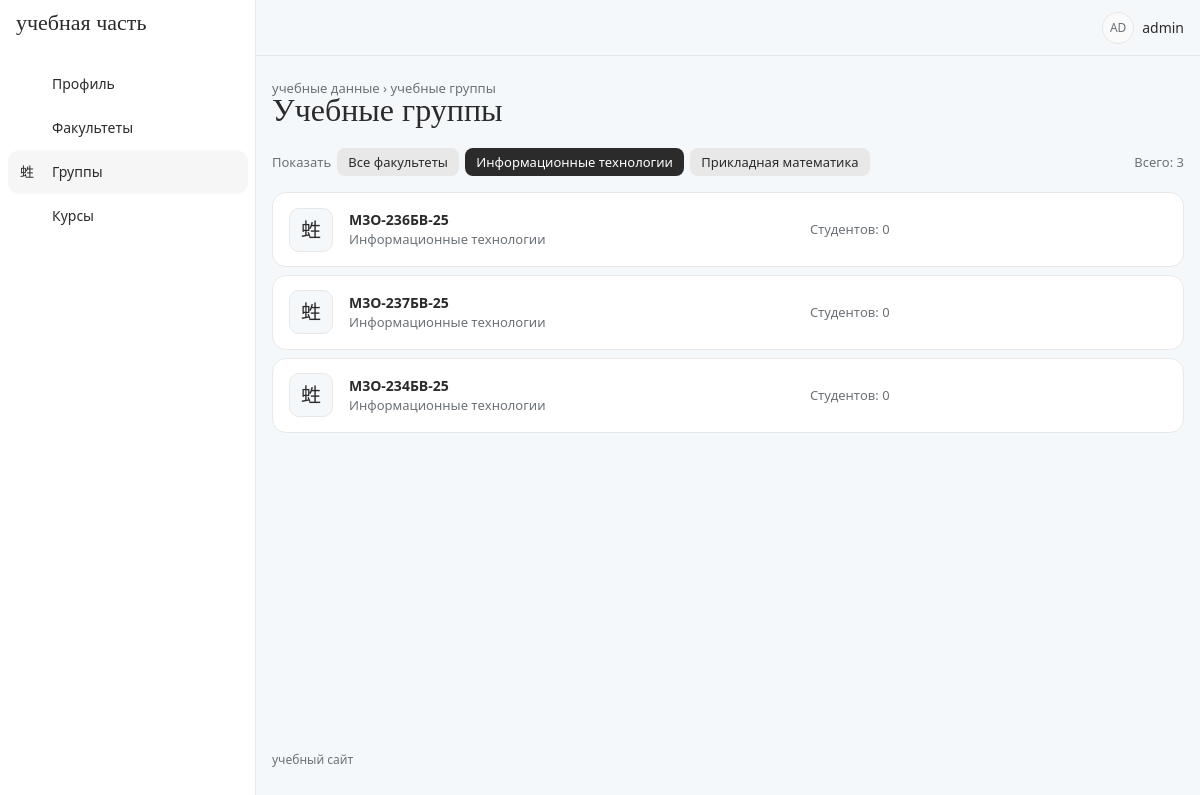
The page /groups/?department=1 (signed in) on the database its author committed.
### accounts/models.py (models this page shows, shortened)
class Department(models.Model):
    name = models.CharField(max_length=200)

class AcademicGroup(models.Model):
    name = models.CharField(max_length=50)
    department = models.ForeignKey(
        Department,
        on_delete=models.CASCADE,
        related_name='groups')

### accounts/views.py (the view)
# urls.py: path('groups/', views.academic_group_list, name='academic_group_list'),
@login_required
def academic_group_list(request):
    groups = AcademicGroup.objects.select_related(
        'department'
    )
    department_id = request.GET.get('department', '')
    current_department = int(department_id) if department_id.isdigit() else None
    if current_department:
        groups = groups.filter(department_id=current_department)
    return render(
        request,
        'group_list.html',
        {
            'groups': groups,
            'departments': Department.objects.all(),
            'current_department': current_department,
            'is_methodist': is_methodist(
                request.user
            ),
        }
    )

### accounts/views.py (called while the page is built)
def is_methodist(user):
    return user.groups.filter(
        name='Методист'
    ).exists()

### templates/group_list.html (shortened to what this page needs)
{% extends 'base.html' %}
{% block pretitle %}<span class="crumbs"><a href="/profile/">учебные данные</a> › учебные группы</span>{% endblock %}
{% block page_title %}Учебные группы{% endblock %}
{% block content %}
<div class="filter-bar">
    <span class="text-secondary">Показать</span>
    <a href="?" class="filter-chip {% if not current_department %}active{% endif %}">Все факультеты</a>
    {% for department in departments %}
        <a href="?department={{ department.id }}" class="filter-chip {% if current_department == department.id %}active{% endif %}">{{ department.name }}</a>
    {% endfor %}
    <span class="filter-right text-secondary">Всего: {{ groups|length }}</span>
</div>
{% for group in groups %}
    <div class="list-row">
        <div class="list-row-icon"><i class="ti ti-users-group"></i></div>
        <div class="list-row-main">
            <div class="fw-bold">{{ group.name }}</div>
            <div class="list-row-sub">{{ group.department.name }}</div>
        </div>
        <div class="list-row-meta list-row-sub d-none d-md-block">
            Студентов: {{ group.students.count }}
        </div>
    </div>
{% endfor %}
{% endblock %}

### templates/base.html (shortened to what this page needs)
{% load static %}
<!DOCTYPE html>
<html lang="ru" data-bs-theme="light" data-bs-navbar-position="vertical">
<head>
    <link rel="stylesheet" href="{% static 'core/dist/css/tabler.min.css' %}">
    <link rel="stylesheet" href="{% static 'vendor/tabler-icons/tabler-icons.min.css' %}">
    <link rel="stylesheet" href="{% static 'css/theme.css' %}?=v3">
    <link rel="stylesheet" href="{% static 'css/style.css' %}?=v3">
</head>
<body>
<div class="page">
    <aside class="navbar navbar-vertical navbar-expand-lg">
        <div class="container-fluid">
            <a href="/profile/" class="navbar-brand text-reset">учебная часть</a>
            <div class="collapse navbar-collapse" id="sidebar-menu">
                <ul class="navbar-nav pt-lg-3">
                    <li class="nav-item {% if request.path == '/profile/' %}active{% endif %}">
                        <a class="nav-link" href="/profile/">
                            <span class="nav-link-icon"><i class="ti ti-user-circle"></i></span>
                            <span class="nav-link-title">Профиль</span>
                        </a>
                    </li>
                    <li class="nav-item {% if '/departments/' in request.path %}active{% endif %}">
                        <a class="nav-link" href="/departments/">
                            <span class="nav-link-icon"><i class="ti ti-building"></i></span>
                            <span class="nav-link-title">Факультеты</span>
                        </a>
                    </li>
                    <li class="nav-item {% if '/groups/' in request.path %}active{% endif %}">
                        <a class="nav-link" href="/groups/">
                            <span class="nav-link-icon"><i class="ti ti-users-group"></i></span>
                            <span class="nav-link-title">Группы</span>
                        </a>
                    </li>
                    <li class="nav-item {% if '/courses/' in request.path %}active{% endif %}">
                        <a class="nav-link" href="/courses/">
                            <span class="nav-link-icon"><i class="ti ti-book"></i></span>
                            <span class="nav-link-title">Курсы</span>
                        </a>
                    </li>
                </ul>
            </div>
        </div>
    </aside>
    <header class="navbar navbar-expand-md d-none d-lg-flex">
        <div class="container-xl">
            <div class="navbar-nav flex-row ms-auto align-items-center">
                <a href="?theme=dark" class="nav-link hide-theme-dark" title="Тёмная тема">
                    <i class="ti ti-moon fs-2 header-icon"></i>
                </a>
                {% if user.is_authenticated %}
                <div class="nav-item dropdown ms-3">
                    <a href="#" class="nav-link d-flex align-items-center gap-2 p-0" data-bs-toggle="dropdown">
                        <span class="avatar avatar-sm">{{ user.username|slice:":2"|upper }}</span>
                        <span>{{ user.username }}</span>
                    </a>
                </div>
                {% endif %}
            </div>
        </div>
    </header>
    <div class="page-wrapper">
        <div class="page-header">
            <div class="container-xl">
                <div class="row g-2 align-items-center">
                    <div class="col">
                        <div class="page-pretitle">{% block pretitle %}учебные данные{% endblock %}</div>
                        <h2 class="page-title">{% block page_title %}{% endblock %}</h2>
                    </div>
                </div>
            </div>
        </div>
        <div class="page-body">
            <div class="container-xl">
                {% block content %}{% endblock %}
            </div>
        </div>
        <footer class="footer footer-transparent">
            <div class="container-xl text-secondary">учебный сайт</div>
        </footer>
    </div>
</div>
</body>
</html>

### static/css/theme.css (style rules this page uses)
:root { --app-ice: #f5f8fa; --app-sky: #7eb5d6; --app-cloud: #e8e8e8; --app-charcoal: #2b2b2b; --app-ink: light-dark(#2b2b2b, #e8e8e8); --tblr-font-sans-serif: system-ui, 'Segoe UI', Roboto, Arial, sans-serif; --tblr-primary: #2b2b2b; --tblr-primary-rgb: 43, 43, 43; --tblr-body-bg: light-dark(#f5f8fa, #1f2225); --tblr-bg-surface: light-dark(#ffffff, #2b2b2b); --tblr-body-color: light-dark(#2b2b2b, #e8e8e8); --tblr-secondary: light-dark(#6b7176, #a7adb2); --tblr-border-color: light-dark(#e8e8e8, #3a3e42); --tblr-border-color-translucent: light-dark(#e8e8e8, #3a3e42); --tblr-border-radius: 12px; --tblr-border-radius-lg: 20px; }
h1, h2, h3, .page-title, .card-title, .empty-title, .navbar-brand { font-family: Georgia, 'Times New Roman', serif; font-weight: 500; }
.page-title { font-size: 2rem; }
.page-pretitle { text-transform: lowercase; letter-spacing: 0; font-size: .8125rem; }
.navbar-brand { font-size: 1.375rem; text-transform: lowercase; }
.navbar-vertical .nav-link { border-radius: 999px; }
.navbar-vertical .nav-item.active > .nav-link { background: color-mix(in srgb, var(--app-sky) 30%, transparent); }
.page > header.navbar { background: transparent; border-bottom: 0; }
.crumbs a { color: var(--tblr-secondary); }
.filter-bar { display: flex; flex-wrap: wrap; align-items: center; gap: .375rem; margin-bottom: 1rem; font-size: .8125rem; }
.filter-chip { padding: .3rem .7rem; border-radius: 8px; background: light-dark(var(--app-cloud), #3a3e42); color: var(--app-ink); }
.filter-chip.active { background: var(--app-ink); color: light-dark(#ffffff, var(--app-charcoal)); }
.filter-right { margin-left: auto; }
.list-row { display: flex; align-items: center; gap: 1rem; margin-bottom: .5rem; padding: .9rem 1rem; background: var(--tblr-bg-surface); border: 1px solid var(--tblr-border-color); border-radius: 14px; }
.list-row-icon { flex: none; width: 44px; height: 44px; display: grid; place-items: center; border-radius: 10px; background: var(--tblr-body-bg); border: 1px solid var(--tblr-border-color); font-size: 1.25rem; }
.list-row-main { flex: 1 1 40%; min-width: 0; }
.list-row-meta { flex: 1 1 30%; }
.list-row-sub { color: var(--tblr-secondary); font-size: .8125rem; }

### static/css/style.css (style rules this page uses)
.header-icon { color: var(--app-sky); }
.footer { font-size: .75rem; text-transform: lowercase; }

### rows shown on the page
Department: name "Информационные технологии"
Department: name "Прикладная математика"
AcademicGroup: name "М3О-236БВ-25", department.name "Информационные технологии", students.count "0"
AcademicGroup: name "М3О-237БВ-25", department.name "Информационные технологии", students.count "0"
AcademicGroup: name "М3О-234БВ-25", department.name "Информационные технологии", students.count "0"

### other values the page prints
{{ user.username|slice:":2"|upper }} "AD"
{{ user.username }} "admin"
{{ groups|length }} "3"
